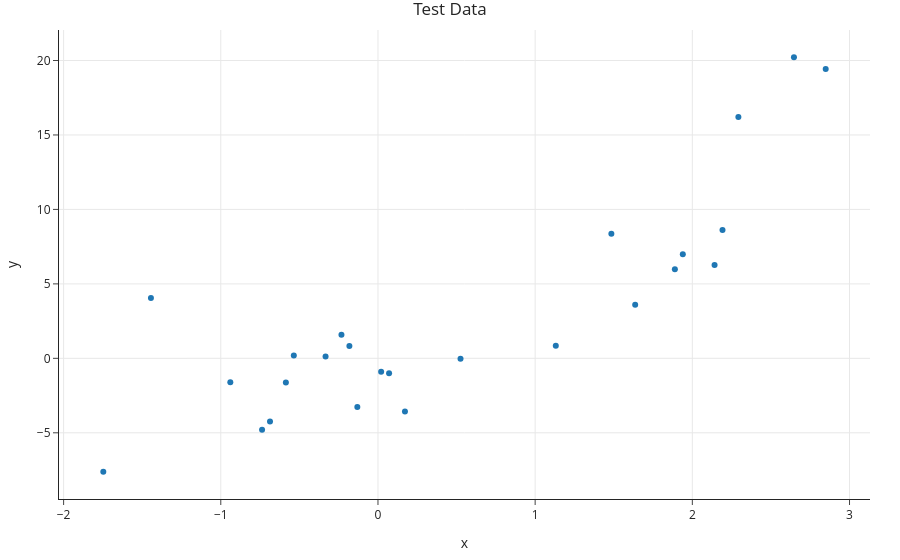

Source (notebook cell):
### Code cell
px.scatter(x=X_test['x'], y=y_test, title='Test Data')

### Figure 1 — Plotly figure (JSON) as saved in the notebook; plotly's stock layout.template omitted (floating-point values rounded to 4 significant figures)
{"data": [{"hovertemplate": "x=%{x}<br>y=%{y}<extra></extra>", "legendgroup": "", "marker": {"color": "#1F77B4", "symbol": "circle"}, "mode": "markers", "name": "", "orientation": "v", "showlegend": false, "type": "scatter", "x": [-0.1313, 1.131, -0.6869, 0.07071, -0.2323, -0.7374, -0.1818, -0.3333, 1.889, -0.9394, 2.293, 0.5253, 2.646, 1.485, 2.848, 1.939, 1.636, -1.747, 0.0202, -1.444, -0.5354, 2.192, 2.141, 0.1717, -0.5859], "xaxis": "x", "y": [-3.272, 0.8393, -4.242, -1.002, 1.579, -4.797, 0.8298, 0.122, 5.988, -1.605, 16.21, -0.02244, 20.22, 8.373, 19.43, 6.983, 3.606, -7.619, -0.8925, 4.051, 0.1977, 8.624, 6.269, -3.568, -1.619], "yaxis": "y"}], "layout": {"legend": {"tracegroupgap": 0}, "title": {"text": "Test Data"}, "xaxis": {"anchor": "y", "domain": [0, 1], "title": {"text": "x"}}, "yaxis": {"anchor": "x", "domain": [0, 1], "title": {"text": "y"}}}}
